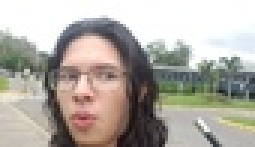
%> input picture Tarea 2 - Grupo 8/Parte 1/I1.jpg, 85 x 49 px, shrunk from 318 x 183 before the run (shown 3 times larger); the run also reads 1 picture not shown here
$ octave parte1_p4.m   (GNU Octave 9; MATLAB toolbox functions it lacks are replaced by stand-ins)
%> lines starting %> are read from the running program, lines starting %| are printed output that depends on the picture; in (x1, y1, x2, y2) boxes, pixels count from 0 and x2, y2 are one past the last pixel; in counts of white or black regions, pixels touching at a corner belong together; the program's own positions count from 1
clear;clc; close all
pkg load image

%Imagenes Originales:
I1=imread('I1.jpg');
%> I1 is the input picture: size 49x85x3 uint8; mean R, G, B 176, 170.6, 163.1
subplot(2,3,1)
imshow(I1)
title('I1.jpg','FontSize',16)

I2=imread('I2.jpg');
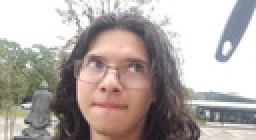
%> input picture Tarea 2 - Grupo 8/Parte 1/I2.jpg, 128 x 70 px, shrunk from 478 x 263 before the run (shown 2 times larger)
%> I2 is the input picture: size 70x128x3 uint8; mean R, G, B 176.5, 167.3, 163.8
subplot(2,3,2)
imshow(I2)
title('I2.jpg','FontSize',16)

I3=imread('I3.jpg');
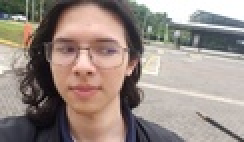
%> input picture Tarea 2 - Grupo 8/Parte 1/I3.jpg, 122 x 71 px, shrunk from 457 x 265 before the run (shown 2 times larger)
%> I3 is the input picture: size 71x122x3 uint8; mean R, G, B 153.9, 140.3, 133.3
subplot(2,3,3)
imshow(I3)
title('I3.jpg','FontSize',16)

%Máscaras:
I1M=imread('I1Mask.jpg');
I2M=imread('I2Mask.jpg');
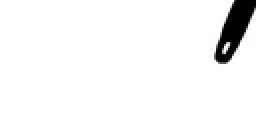
%> input picture Tarea 2 - Grupo 8/Parte 1/I2Mask.jpg, 128 x 70 px, shrunk from 478 x 263 before the run (shown 2 times larger)
%> I2M is the input picture: size 70x128x3 uint8; min 0, max 255, mean 245.6
I3M=imread('I3Mask.jpg');
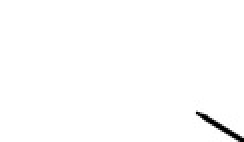
%> input picture Tarea 2 - Grupo 8/Parte 1/I3Mask.jpg, 122 x 71 px, shrunk from 457 x 265 before the run (shown 2 times larger)
%> I3M is the input picture: size 71x122x3 uint8; min 0, max 255, mean 252.9


%Convolución 2D
function result = my_conv2(matrix, kernel)

  %1) Obtener tamaños de entradas
  [input_rows, input_cols] = size(matrix);
  [kernel_rows, kernel_cols] = size(kernel);

  %2) Hacer el padding de la matriz

    %Crear matriz vacía de ceros con el tamaño del resultado de la conv (M+K-1)
  padded_input = zeros(input_rows + kernel_rows - 1, input_cols + kernel_cols - 1);

    %Tamaño de Padding de cada lado
  pad_1side= floor(kernel_rows / 2);

    %Meter matriz en el centro de la matriz vacía
  padded_input(pad_1side+1:pad_1side+input_rows, pad_1side+1:pad_1side+input_cols) = matrix;


  %3) Crear todos los posibles patches y hacerlos planos, para que queden en una
  %   sola matriz 2d
  input_patches = im2col(padded_input, [kernel_rows kernel_cols], 'sliding');

  %4) Darle la vuelta el kernel para la convolución
  kernel = rot90(kernel, 2);

  %5) Aplastar el kernel, para que funcione con la matriz creada en el paso 3
  kernel_flat = kernel(:);

  %6) Hacer multiplicación de kernel con la matriz de los patches
  result_flat = kernel_flat' * input_patches;

  %7) Hacer un reshape para que sea una matriz de nuevo, en vez de un array
  result = reshape(result_flat, input_rows, input_cols);
 end

%Hacer que laS máscaras sean 100% blanco o negro
I1Mask = im2bw(I1M, 0.5);
%> I1Mask: size 49x85 logical; 99.1% white; black in thin lines or dots, all inside (x1, y1, x2, y2) = (64, 39, 74, 49)
I2Mask = im2bw(I2M, 0.5);
%> I2Mask: size 70x128 logical; 96.3% white; 1 black region, box (x1, y1, x2, y2) and area: (107, 0, 128, 32) 334
I3Mask = im2bw(I3M, 0.5);
%> I3Mask: size 71x122 logical; 99.2% white; black in thin lines or dots, all inside (x1, y1, x2, y2) = (98, 56, 122, 71)

%Usar la marca como el mask y quitarselo a la imagen con la marca
I1_sin_masks = I1;
I2_sin_masks = I2;
I3_sin_masks = I3;

I1_sin_masks(:,:,1) = I1(:,:,1) .* uint8(I1Mask);
%> I1_sin_masks: size 49x85x3 uint8; 0.89% of pixels changed, all inside (x1, y1, x2, y2) = (64, 39, 74, 49)
I1_sin_masks(:,:,2) = I1(:,:,2) .* uint8(I1Mask);
%> I1_sin_masks: size 49x85x3 uint8; mean R, G, B 174.7, 169.3, 163.1
I1_sin_masks(:,:,3) = I1(:,:,3) .* uint8(I1Mask);
%> I1_sin_masks: size 49x85x3 uint8; mean R, G, B 174.7, 169.3, 161.9
I2_sin_masks(:,:,1) = I2(:,:,1) .* uint8(I2Mask);
I2_sin_masks(:,:,2) = I2(:,:,2) .* uint8(I2Mask);
I2_sin_masks(:,:,3) = I2(:,:,3) .* uint8(I2Mask);
I3_sin_masks(:,:,1) = I3(:,:,1) .* uint8(I3Mask);
%> I3_sin_masks: size 71x122x3 uint8; 0.79% of pixels changed, all inside (x1, y1, x2, y2) = (98, 56, 122, 71)
I3_sin_masks(:,:,2) = I3(:,:,2) .* uint8(I3Mask);
%> I3_sin_masks: size 71x122x3 uint8; mean R, G, B 153, 139.5, 133.3
I3_sin_masks(:,:,3) = I3(:,:,3) .* uint8(I3Mask);
%> I3_sin_masks: size 71x122x3 uint8; mean R, G, B 153, 139.5, 132.5

%Kernel del pdf dado
kernel = [0.073235, 0.176765, 0.073235;
          0.176765, 0,        0.176765;
          0.073235, 0.176765, 0.073235];


num_i = 1000;
% Create a copy of the image for inpainting
I1_iter = I1_sin_masks;
I2_iter = I2_sin_masks;
I3_iter = I3_sin_masks;

% for para aplicar la convolución múltiples veces
for i = 1:num_i
    % Convolución
    I1_temp(:,:,1) = my_conv2(I1_iter(:,:,1), kernel);
    I1_temp(:,:,2) = my_conv2(I1_iter(:,:,2), kernel);
    I1_temp(:,:,3) = my_conv2(I1_iter(:,:,3), kernel);
    I2_temp(:,:,1) = my_conv2(I2_iter(:,:,1), kernel);
    I2_temp(:,:,2) = my_conv2(I2_iter(:,:,2), kernel);
    I2_temp(:,:,3) = my_conv2(I2_iter(:,:,3), kernel);
    I3_temp(:,:,1) = my_conv2(I3_iter(:,:,1), kernel);
    I3_temp(:,:,2) = my_conv2(I3_iter(:,:,2), kernel);
    I3_temp(:,:,3) = my_conv2(I3_iter(:,:,3), kernel);

    % Hacerle update solo a los pixeles que están dentro del mask
    for c = 1:3
      channel_iter = I1_iter(:,:,c);
      channel_temp = I1_temp(:,:,c);
      channel_iter(I1Mask == 0) = channel_temp(I1Mask == 0);
      I1_iter(:,:,c) = channel_iter;
      channel_iter = I2_iter(:,:,c);
      channel_temp = I2_temp(:,:,c);
      channel_iter(I2Mask == 0) = channel_temp(I2Mask == 0);
      I2_iter(:,:,c) = channel_iter;
      channel_iter = I3_iter(:,:,c);
      channel_temp = I3_temp(:,:,c);
      channel_iter(I3Mask == 0) = channel_temp(I3Mask == 0);
      I3_iter(:,:,c) = channel_iter;
    end

end
%> I1_iter: size 49x85x3 uint8; mean R, G, B 176.2, 170.8, 163.3
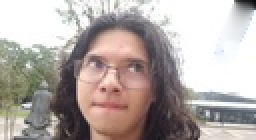
%> I2_iter: size 70x128x3 uint8 (shown 2 times larger); mean R, G, B 178.6, 169.2, 165.3
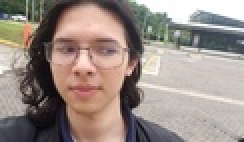
%> I3_iter: size 71x122x3 uint8 (shown 2 times larger); mean R, G, B 154.4, 140.8, 133.8
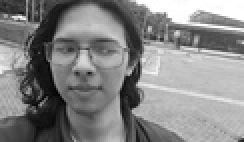
%> channel_iter: size 71x122 uint8 (shown 2 times larger); min 0, max 255, mean 133.8


subplot(2,3,4)
imshow(I1_iter);
title('I1 Restaurada','FontSize',16)
subplot(2,3,5)
imshow(I2_iter);
title('I2 Restaurada','FontSize',16)
subplot(2,3,6)
imshow(I3_iter);
title('I3 Restaurada','FontSize',16)
